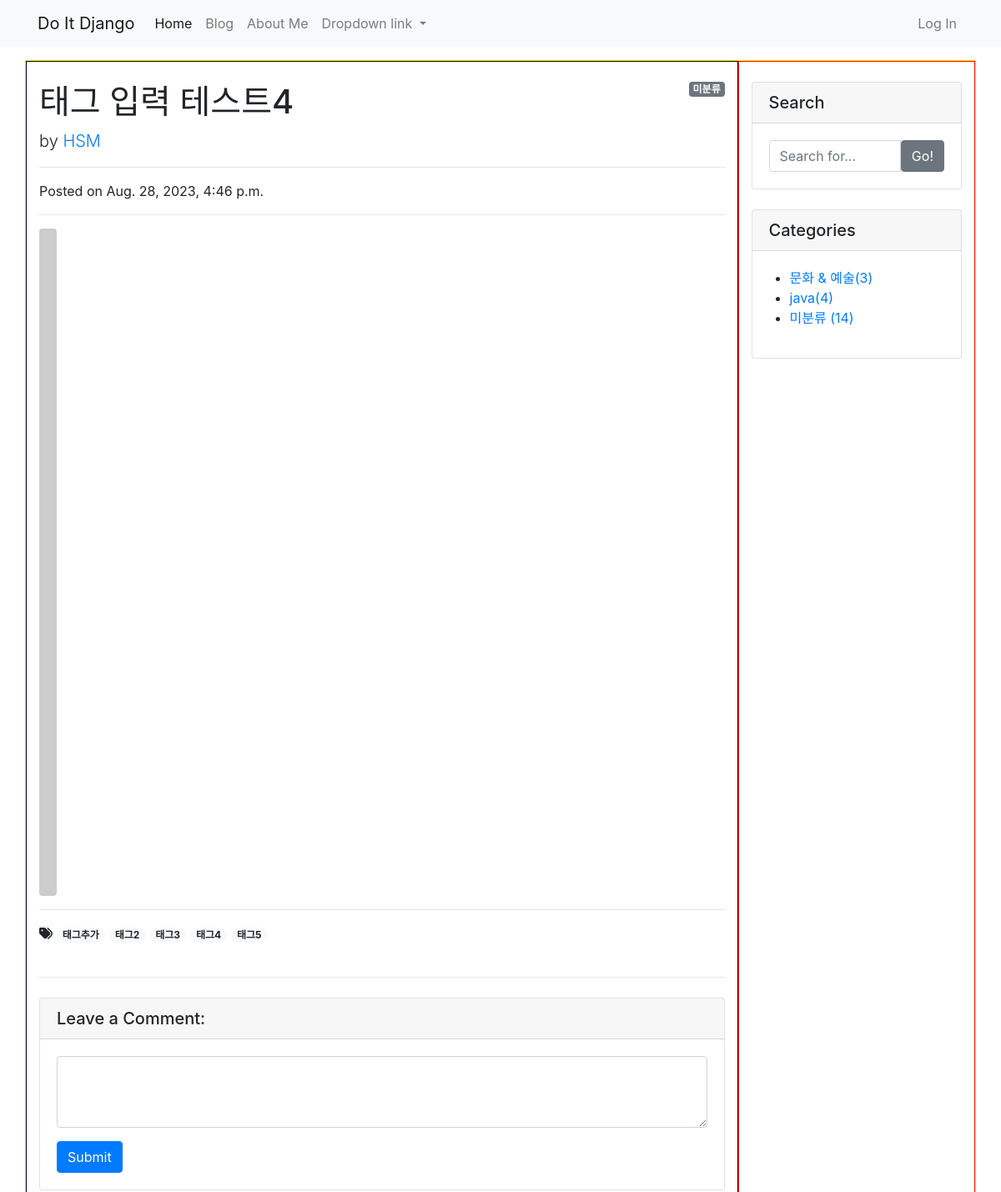
/blog/21/ (upper part), run on an earlier commit of the app's database.
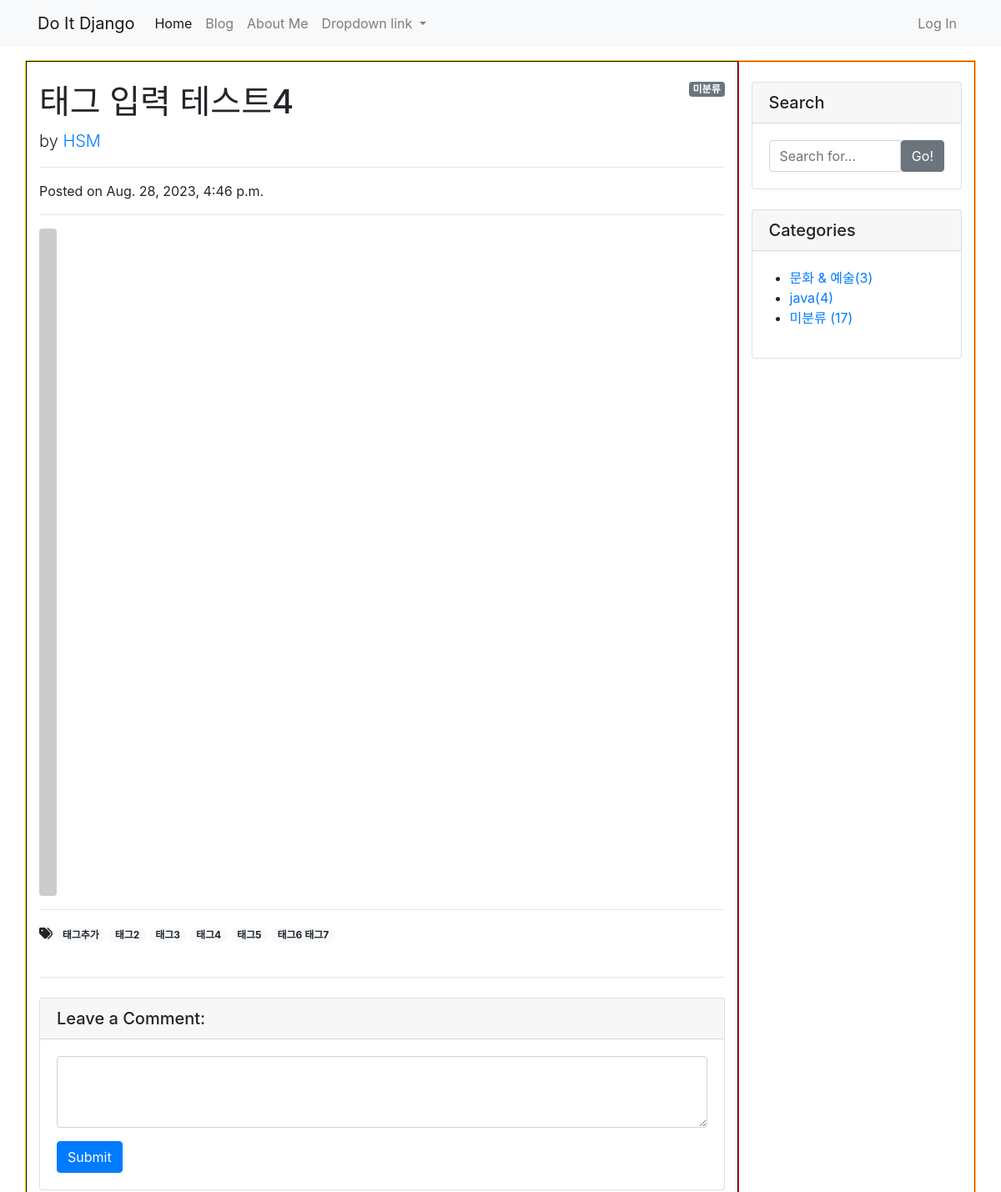
And on a later commit of the database.
### blog/models.py (models this page shows)
class Tag(models.Model):
    name = models.CharField(max_length=50)
    slug = models.SlugField(max_length=200, unique=True, allow_unicode=True)
    def __str__(self):
        return self.name
    def get_absolute_url(self):
        return f'/blog/tag/{self.slug}/'

class Category(models.Model):
    name = models.CharField(max_length=50, unique=True)
    slug = models.SlugField(max_length=200, unique=True, allow_unicode=True)
    def __str__(self):
        return self.name
    def get_absolute_url(self):
        return f'/blog/category/{self.slug}/'
    class Meta:
        verbose_name_plural = 'Categories'

### blog/views.py (the view)
# urls.py: path('<int:pk>/', views.PostDetail.as_view()),
class PostDetail(DetailView):
    model = Post
    def get_context_data(self, **kwargs):
        context = super(PostDetail, self).get_context_data()
        context['categories'] = Category.objects.all()
        context['no_category_post_count'] = Post.objects.filter(category=None).count()
        return context

### blog/models.py (called while the page is built)
    def get_content_markdown(self):
        return markdown(self.content)

### blog/templates/blog/post_detail.html (shortened to what this page needs)
{% extends 'blog/base.html' %}
{% block main_area %}
<div id="post-area">
  {% if post.category %}
      <span class="badge badge-secondary float-right">{{post.category}}</span>
  {% else %}
      <span class="badge badge-secondary float-right">미분류</span>
  {% endif %}
  <h1 class="mt-4">{{post.title}}</h1>
  <p class="lead">
    by
    <a href="#">{{post.author | upper}}</a>
  </p>
  <hr>
  <p>Posted on {{post.created_at}}</p>
  <hr>
  {% if post.head_image %}
  <img class="img-fluid rounded" src="{{post.head_image.url}}" alt="{{post.title}} head_image">
  {% else %}
  <img class="img-fluid rounded" src="https://picsum.photos/seed/{{post.id}}/800/200" alt="random_image">
  {% endif %}
  <hr>
  {% if post.tags.exists %}
      <i class="fas fa-tags"></i>
      {% for tag in post.tags.all %}
          <a href="{{tag.get_absolute_url}}">
              <span class="badge badge-pill badge-light">{{tag}}</span>
          </a>
      {% endfor %}
      <br/>
      <br/>
  {% endif %}
  <hr>
</div>
<div id="comment-area">
    <div class="card my-4">
      <h5 class="card-header">Leave a Comment:</h5>
      <div class="card-body">
        <form>
          <div class="form-group">
            <textarea class="form-control" rows="3"></textarea>
          </div>
          <button type="submit" class="btn btn-primary">Submit</button>
        </form>
      </div>
    </div>
  </div>
</div>
{% endblock %}

### blog/templates/blog/base.html (shortened to what this page needs)
<!DOCTYPE html>
<html lang="ko">
{% load static %}
<head>
    <link rel="stylesheet" href="{% static 'blog/bootstrap/bootstrap.min.css' %}" media="screen">
</head>
<body>
{% include 'blog/navbar.html' %}
<div class="container my-3">
    <div class="row" style="border: solid 1px yellow;">
        <div class="col-md-8 col-lg-9" id="main-area" style="border: solid 1px black;">
            {% block main_area %}
            {% endblock %}
            <div class="col-md-4 col-lg-3" style="border: solid 1px red;">
                <div class="card my-4">
                    <h5 class="card-header">Search</h5>
                    <div class="card-body">
                        <div class="input-group">
                            <input type="text" class="form-control" placeholder="Search for...">
                            <span class="input-group-btn">
                                <button class="btn btn-secondary" type="button">Go!</button>
                            </span>
                        </div>
                    </div>
                </div>
                <div class="card my-4" id="categories-card" >
                    <h5 class="card-header">Categories</h5>
                    <div class="card-body">
                        <div class="row">
                            <ul>
                                {% for category in categories %}
                                    <li>
                                        <a href="{{category.get_absolute_url}}">{{category}}({{category.post_set.count}})</a>
                                    </li>
                                {% endfor %}
                                    <li>
                                        <a href="/blog/category/no_category/">미분류 ({{no_category_post_count}})</a>
                                    </li>
                            </ul>
                        </div>
                    </div>
                </div>
            </div>
        </div>
    </div>
</body>
</html>

What changed in the data, as far as the page shows it:
added Tag: name "태그6 태그7"
Also different on the page:
{{ no_category_post_count }}: "14" → "17"
